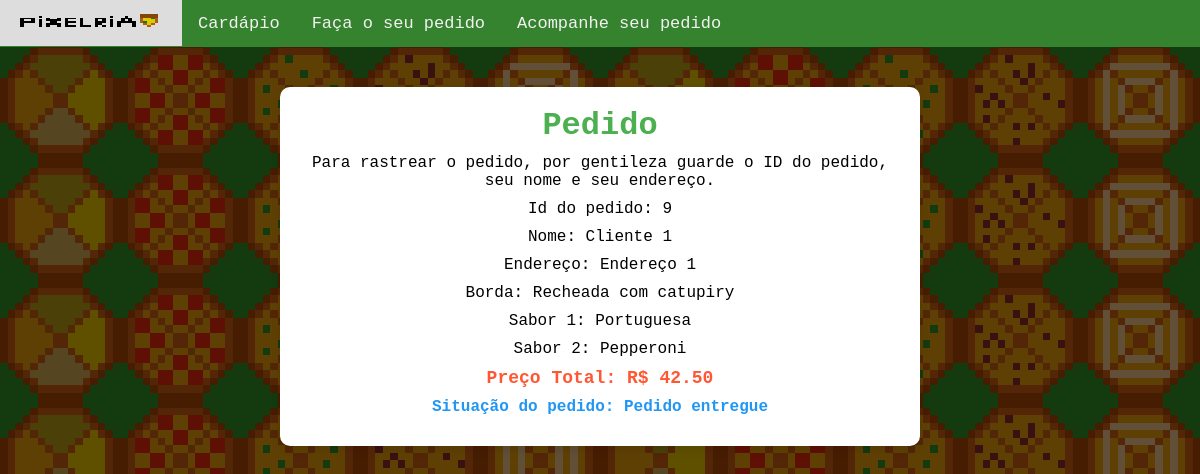
The page /pedido/finalizado/9/ on the database its author committed.
### site_pizzaria/models.py (models this page shows, shortened)
class Pedido(models.Model):
    STATUS_CHOICES = [
        ('Em andamento', 'Em Andamento'),
        ('Pedido entregue' , 'Pedido Entregue')
    ]
    nome_cliente = models.CharField(max_length=50)
    endereco = models.CharField(max_length=255)
    borda = models.ForeignKey(Borda,on_delete=models.CASCADE)
    pizza1 = models.ForeignKey(Pizza,on_delete=models.CASCADE, related_name='pizza_sabor1')
    pizza2 = models.ForeignKey(Pizza,on_delete=models.CASCADE, related_name='pizza_sabor2',blank=True,null=True)
    preco = models.FloatField()
    status = models.CharField(choices=STATUS_CHOICES,max_length=50,default='Em andamento')

class Borda(models.Model):
    nome = models.CharField(max_length=50)
    def __str__(self):
        return self.nome

class Pizza(models.Model):
    nome = models.CharField(max_length=50)
    ingredientes = models.TextField()
    preco = models.FloatField()
    imagem = models.ImageField(upload_to='static/media',null=True,blank=True)
    def __str__(self):
        return self.nome

### site_pizzaria/views.py (the view)
# urls.py: path('pedido/finalizado/<int:pedido_id>/',pedido_concluido,name='pedido_feito'),
def pedido_concluido(request,pedido_id):
    pedido = Pedido.objects.get(id=pedido_id)
    return render(request, 'pizzaria/pedido_feito.html', {'pedido':pedido})

### site_pizzaria/templates/pizzaria/pedido_feito.html (shortened to what this page needs)
{% extends "base.html" %}
{% block content %}
<div class="pedido-concluido">
    <h1>Pedido</h1>
    <p>Para rastrear o pedido, por gentileza guarde o ID do pedido, seu nome e seu endereço.</p>
    <p>Id do pedido: {{ pedido.id }} </p>
    <p>Nome: {{ pedido.nome_cliente }}</p>
    <p>Endereço: {{ pedido.endereco }}</p>
    <p>Borda: {{ pedido.borda }}</p>
    <p>Sabor 1: {{ pedido.pizza1 }}</p>
    {% if pedido.pizza2 %}
    <p>Sabor 2: {{ pedido.pizza2 }}</p>
    {% endif %}
    <p class="preco-total">Preço Total: R$ {{ pedido.preco|floatformat:2 }}</p>
    <p class="situacao">Situação do pedido: {{ pedido.status }}</p>
</div>
{% endblock content %}

### site_pizzaria/static/css/style.css (style rules this page uses)
body { margin:0; font-family:'Courier New', Courier, monospace; }
body::before { content: ""; position: fixed; top: 0; left: 0; width: 100%; height: 100%; background-color: rgba(0, 0, 0, 0.6); z-index: -1; }
h1 { border-radius: 15px; display: inline; color:white; }
.pedido-concluido { max-width: 600px; margin: 40px auto; padding: 20px; background-color: #ffffff; border-radius: 10px; box-shadow: 0 4px 8px rgba(0, 0, 0, 0.1); text-align: center; }
.pedido-concluido h1 { color: #4CAF50; margin-bottom: 20px; }
.pedido-concluido p { font-size: 16px; margin: 10px 0; }
.pedido-concluido .preco-total { font-weight: bold; font-size: 18px; color: #FF5733; }
.pedido-concluido .situacao { font-weight: bold; color: #2196F3; }

### rows shown on the page
Pedido: id "9", nome_cliente "Cliente 1", endereco "Endereço 1", borda "Recheada com catupiry", pizza1 "Portuguesa", pizza2 "Pepperoni", preco "42.50", status "Pedido entregue"
